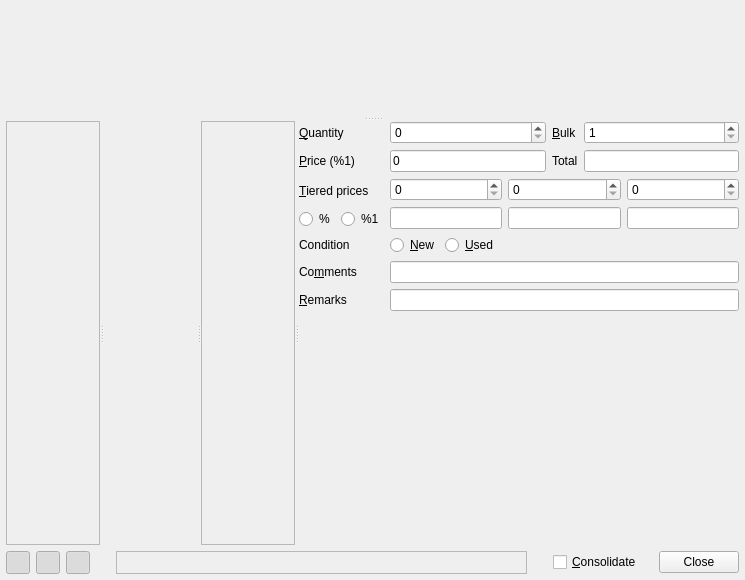
<?xml version="1.0" encoding="UTF-8"?>
<ui version="4.0">
 <class>AddItemDialog</class>
 <widget class="QWidget" name="AddItemDialog">
  <property name="geometry">
   <rect>
    <x>0</x>
    <y>0</y>
    <width>745</width>
    <height>580</height>
   </rect>
  </property>
  <property name="windowTitle">
   <string>Add Items to %1</string>
  </property>
  <layout class="QVBoxLayout" name="verticalLayout">
   <property name="leftMargin">
    <number>6</number>
   </property>
   <property name="topMargin">
    <number>6</number>
   </property>
   <property name="rightMargin">
    <number>6</number>
   </property>
   <property name="bottomMargin">
    <number>6</number>
   </property>
   <item>
    <widget class="QSplitter" name="w_splitter_vertical">
     <property name="orientation">
      <enum>Qt::Vertical</enum>
     </property>
     <property name="childrenCollapsible">
      <bool>false</bool>
     </property>
     <widget class="QWidget" name="layoutWidget">
      <layout class="QHBoxLayout">
       <item>
        <widget class="SelectItem" name="w_select_item" native="true">
         <property name="sizePolicy">
          <sizepolicy hsizetype="MinimumExpanding" vsizetype="Expanding">
           <horstretch>100</horstretch>
           <verstretch>100</verstretch>
          </sizepolicy>
         </property>
         <property name="minimumSize">
          <size>
           <width>50</width>
           <height>50</height>
          </size>
         </property>
        </widget>
       </item>
       <item>
        <widget class="SelectColor" name="w_select_color" native="true">
         <property name="sizePolicy">
          <sizepolicy hsizetype="MinimumExpanding" vsizetype="Expanding">
           <horstretch>10</horstretch>
           <verstretch>100</verstretch>
          </sizepolicy>
         </property>
        </widget>
       </item>
      </layout>
     </widget>
     <widget class="QSplitter" name="w_splitter_bottom">
      <property name="orientation">
       <enum>Qt::Horizontal</enum>
      </property>
      <property name="childrenCollapsible">
       <bool>false</bool>
      </property>
      <widget class="PictureWidget" name="w_picture">
       <property name="frameShape">
        <enum>QFrame::StyledPanel</enum>
       </property>
       <property name="frameShadow">
        <enum>QFrame::Raised</enum>
       </property>
      </widget>
      <widget class="AppearsInWidget" name="w_appears_in" native="true"/>
      <widget class="PriceGuideWidget" name="w_price_guide">
       <property name="frameShape">
        <enum>QFrame::StyledPanel</enum>
       </property>
       <property name="frameShadow">
        <enum>QFrame::Raised</enum>
       </property>
      </widget>
      <widget class="QWidget" name="layoutWidget">
       <layout class="QGridLayout">
        <item row="0" column="3">
         <widget class="QSpinBox" name="w_bulk">
          <property name="minimum">
           <number>1</number>
          </property>
          <property name="maximum">
           <number>2000000000</number>
          </property>
          <property name="value">
           <number>1</number>
          </property>
         </widget>
        </item>
        <item row="1" column="2">
         <widget class="QLabel" name="label_4">
          <property name="text">
           <string>Total</string>
          </property>
         </widget>
        </item>
        <item row="6" column="1" colspan="3">
         <widget class="QLineEdit" name="w_remarks"/>
        </item>
        <item row="0" column="2">
         <widget class="QLabel" name="w_bulk_label">
          <property name="text">
           <string>&amp;Bulk</string>
          </property>
          <property name="buddy">
           <cstring>w_bulk</cstring>
          </property>
         </widget>
        </item>
        <item row="5" column="0">
         <widget class="QLabel" name="w_comments_label">
          <property name="text">
           <string>Co&amp;mments</string>
          </property>
          <property name="buddy">
           <cstring>w_comments</cstring>
          </property>
         </widget>
        </item>
        <item row="7" column="1">
         <spacer>
          <property name="orientation">
           <enum>Qt::Vertical</enum>
          </property>
          <property name="sizeType">
           <enum>QSizePolicy::MinimumExpanding</enum>
          </property>
          <property name="sizeHint" stdset="0">
           <size>
            <width>20</width>
            <height>0</height>
           </size>
          </property>
         </spacer>
        </item>
        <item row="0" column="1">
         <widget class="QSpinBox" name="w_qty">
          <property name="maximum">
           <number>2000000000</number>
          </property>
         </widget>
        </item>
        <item row="0" column="0">
         <widget class="QLabel" name="label">
          <property name="text">
           <string>&amp;Quantity</string>
          </property>
          <property name="buddy">
           <cstring>w_qty</cstring>
          </property>
         </widget>
        </item>
        <item row="5" column="1" colspan="3">
         <widget class="QLineEdit" name="w_comments"/>
        </item>
        <item row="4" column="0">
         <widget class="QLabel" name="label_2">
          <property name="text">
           <string>Condition</string>
          </property>
          <property name="buddy">
           <cstring>w_radio_new</cstring>
          </property>
         </widget>
        </item>
        <item row="1" column="3">
         <widget class="QLineEdit" name="w_total">
          <property name="readOnly">
           <bool>true</bool>
          </property>
         </widget>
        </item>
        <item row="1" column="1">
         <widget class="QLineEdit" name="w_price">
          <property name="text">
           <string notr="true">0</string>
          </property>
         </widget>
        </item>
        <item row="2" column="0">
         <widget class="QLabel" name="w_tier_label">
          <property name="text">
           <string>&amp;Tiered prices</string>
          </property>
          <property name="buddy">
           <cstring>w_radio_percent</cstring>
          </property>
         </widget>
        </item>
        <item row="6" column="0">
         <widget class="QLabel" name="w_remarks_label">
          <property name="text">
           <string>&amp;Remarks</string>
          </property>
          <property name="buddy">
           <cstring>w_remarks</cstring>
          </property>
         </widget>
        </item>
        <item row="2" column="1" rowspan="2" colspan="3">
         <layout class="QGridLayout">
          <item row="0" column="0">
           <widget class="QSpinBox" name="w_tier_qty_0"/>
          </item>
          <item row="0" column="1">
           <widget class="QSpinBox" name="w_tier_qty_1"/>
          </item>
          <item row="0" column="2">
           <widget class="QSpinBox" name="w_tier_qty_2"/>
          </item>
          <item row="1" column="0">
           <widget class="QLineEdit" name="w_tier_price_0"/>
          </item>
          <item row="1" column="1">
           <widget class="QLineEdit" name="w_tier_price_1"/>
          </item>
          <item row="1" column="2">
           <widget class="QLineEdit" name="w_tier_price_2"/>
          </item>
         </layout>
        </item>
        <item row="4" column="1" colspan="3">
         <layout class="QHBoxLayout">
          <item>
           <widget class="QRadioButton" name="w_radio_new">
            <property name="text">
             <string>&amp;New</string>
            </property>
           </widget>
          </item>
          <item>
           <widget class="QRadioButton" name="w_radio_used">
            <property name="text">
             <string>&amp;Used</string>
            </property>
           </widget>
          </item>
          <item>
           <spacer>
            <property name="orientation">
             <enum>Qt::Horizontal</enum>
            </property>
            <property name="sizeHint" stdset="0">
             <size>
              <width>271</width>
              <height>20</height>
             </size>
            </property>
           </spacer>
          </item>
         </layout>
        </item>
        <item row="3" column="0">
         <layout class="QHBoxLayout">
          <item>
           <widget class="QRadioButton" name="w_radio_percent">
            <property name="text">
             <string>%</string>
            </property>
           </widget>
          </item>
          <item>
           <widget class="QRadioButton" name="w_radio_currency">
            <property name="text">
             <string notr="true">%1</string>
            </property>
           </widget>
          </item>
         </layout>
        </item>
        <item row="1" column="0">
         <widget class="QLabel" name="w_label_currency">
          <property name="text">
           <string>&amp;Price (%1)</string>
          </property>
          <property name="buddy">
           <cstring>w_price</cstring>
          </property>
         </widget>
        </item>
       </layout>
      </widget>
     </widget>
    </widget>
   </item>
   <item>
    <layout class="QHBoxLayout">
     <item>
      <widget class="QToolButton" name="w_toggle_picture">
       <property name="icon">
        <iconset resource="../brickstore.qrc">
         <normaloff>:/images/edit_bl_catalog.png</normaloff>:/images/edit_bl_catalog.png</iconset>
       </property>
       <property name="checkable">
        <bool>true</bool>
       </property>
       <property name="checked">
        <bool>true</bool>
       </property>
       <property name="autoRaise">
        <bool>true</bool>
       </property>
      </widget>
     </item>
     <item>
      <widget class="QToolButton" name="w_toggle_appears_in">
       <property name="icon">
        <iconset resource="../brickstore.qrc">
         <normaloff>:/images/appearsin.png</normaloff>:/images/appearsin.png</iconset>
       </property>
       <property name="checkable">
        <bool>true</bool>
       </property>
       <property name="checked">
        <bool>true</bool>
       </property>
       <property name="autoRaise">
        <bool>true</bool>
       </property>
      </widget>
     </item>
     <item>
      <widget class="QToolButton" name="w_toggle_price_guide">
       <property name="icon">
        <iconset resource="../brickstore.qrc">
         <normaloff>:/images/edit_bl_priceguide.png</normaloff>:/images/edit_bl_priceguide.png</iconset>
       </property>
       <property name="checkable">
        <bool>true</bool>
       </property>
       <property name="checked">
        <bool>true</bool>
       </property>
       <property name="autoRaise">
        <bool>true</bool>
       </property>
      </widget>
     </item>
     <item>
      <spacer>
       <property name="orientation">
        <enum>Qt::Horizontal</enum>
       </property>
       <property name="sizeType">
        <enum>QSizePolicy::Fixed</enum>
       </property>
       <property name="sizeHint" stdset="0">
        <size>
         <width>20</width>
         <height>20</height>
        </size>
       </property>
      </spacer>
     </item>
     <item>
      <widget class="QLabel" name="w_last_added">
       <property name="sizePolicy">
        <sizepolicy hsizetype="Ignored" vsizetype="Preferred">
         <horstretch>10</horstretch>
         <verstretch>0</verstretch>
        </sizepolicy>
       </property>
       <property name="frameShape">
        <enum>QFrame::StyledPanel</enum>
       </property>
       <property name="frameShadow">
        <enum>QFrame::Plain</enum>
       </property>
       <property name="textFormat">
        <enum>Qt::RichText</enum>
       </property>
       <property name="alignment">
        <set>Qt::AlignCenter</set>
       </property>
       <property name="margin">
        <number>1</number>
       </property>
      </widget>
     </item>
     <item>
      <spacer name="horizontalSpacer">
       <property name="orientation">
        <enum>Qt::Horizontal</enum>
       </property>
       <property name="sizeType">
        <enum>QSizePolicy::Fixed</enum>
       </property>
       <property name="sizeHint" stdset="0">
        <size>
         <width>20</width>
         <height>20</height>
        </size>
       </property>
      </spacer>
     </item>
     <item>
      <widget class="QCheckBox" name="w_merge">
       <property name="text">
        <string>&amp;Consolidate</string>
       </property>
      </widget>
     </item>
     <item>
      <spacer>
       <property name="orientation">
        <enum>Qt::Horizontal</enum>
       </property>
       <property name="sizeType">
        <enum>QSizePolicy::Fixed</enum>
       </property>
       <property name="sizeHint" stdset="0">
        <size>
         <width>11</width>
         <height>10</height>
        </size>
       </property>
      </spacer>
     </item>
     <item>
      <widget class="QDialogButtonBox" name="w_buttons">
       <property name="sizePolicy">
        <sizepolicy hsizetype="Preferred" vsizetype="Fixed">
         <horstretch>0</horstretch>
         <verstretch>0</verstretch>
        </sizepolicy>
       </property>
       <property name="orientation">
        <enum>Qt::Horizontal</enum>
       </property>
       <property name="standardButtons">
        <set>QDialogButtonBox::Close</set>
       </property>
      </widget>
     </item>
    </layout>
   </item>
  </layout>
 </widget>
 <customwidgets>
  <customwidget>
   <class>SelectItem</class>
   <extends>QWidget</extends>
   <header>selectitem.h</header>
   <container>1</container>
  </customwidget>
  <customwidget>
   <class>PriceGuideWidget</class>
   <extends>QFrame</extends>
   <header>priceguidewidget.h</header>
   <container>1</container>
  </customwidget>
  <customwidget>
   <class>PictureWidget</class>
   <extends>QFrame</extends>
   <header>picturewidget.h</header>
   <container>1</container>
  </customwidget>
  <customwidget>
   <class>AppearsInWidget</class>
   <extends>QWidget</extends>
   <header>appearsinwidget.h</header>
   <container>1</container>
  </customwidget>
  <customwidget>
   <class>SelectColor</class>
   <extends>QWidget</extends>
   <header>selectcolor.h</header>
   <container>1</container>
  </customwidget>
 </customwidgets>
 <tabstops>
  <tabstop>w_qty</tabstop>
  <tabstop>w_bulk</tabstop>
  <tabstop>w_price</tabstop>
  <tabstop>w_total</tabstop>
  <tabstop>w_tier_qty_0</tabstop>
  <tabstop>w_tier_qty_1</tabstop>
  <tabstop>w_tier_qty_2</tabstop>
  <tabstop>w_radio_percent</tabstop>
  <tabstop>w_radio_currency</tabstop>
  <tabstop>w_tier_price_0</tabstop>
  <tabstop>w_tier_price_1</tabstop>
  <tabstop>w_tier_price_2</tabstop>
  <tabstop>w_radio_new</tabstop>
  <tabstop>w_radio_used</tabstop>
  <tabstop>w_comments</tabstop>
  <tabstop>w_remarks</tabstop>
  <tabstop>w_merge</tabstop>
  <tabstop>w_toggle_picture</tabstop>
  <tabstop>w_toggle_appears_in</tabstop>
  <tabstop>w_toggle_price_guide</tabstop>
 </tabstops>
 <resources>
  <include location="../brickstore.qrc"/>
 </resources>
 <connections>
  <connection>
   <sender>w_buttons</sender>
   <signal>rejected()</signal>
   <receiver>AddItemDialog</receiver>
   <slot>close()</slot>
   <hints>
    <hint type="sourcelabel">
     <x>699</x>
     <y>552</y>
    </hint>
    <hint type="destinationlabel">
     <x>556</x>
     <y>577</y>
    </hint>
   </hints>
  </connection>
 </connections>
</ui>
